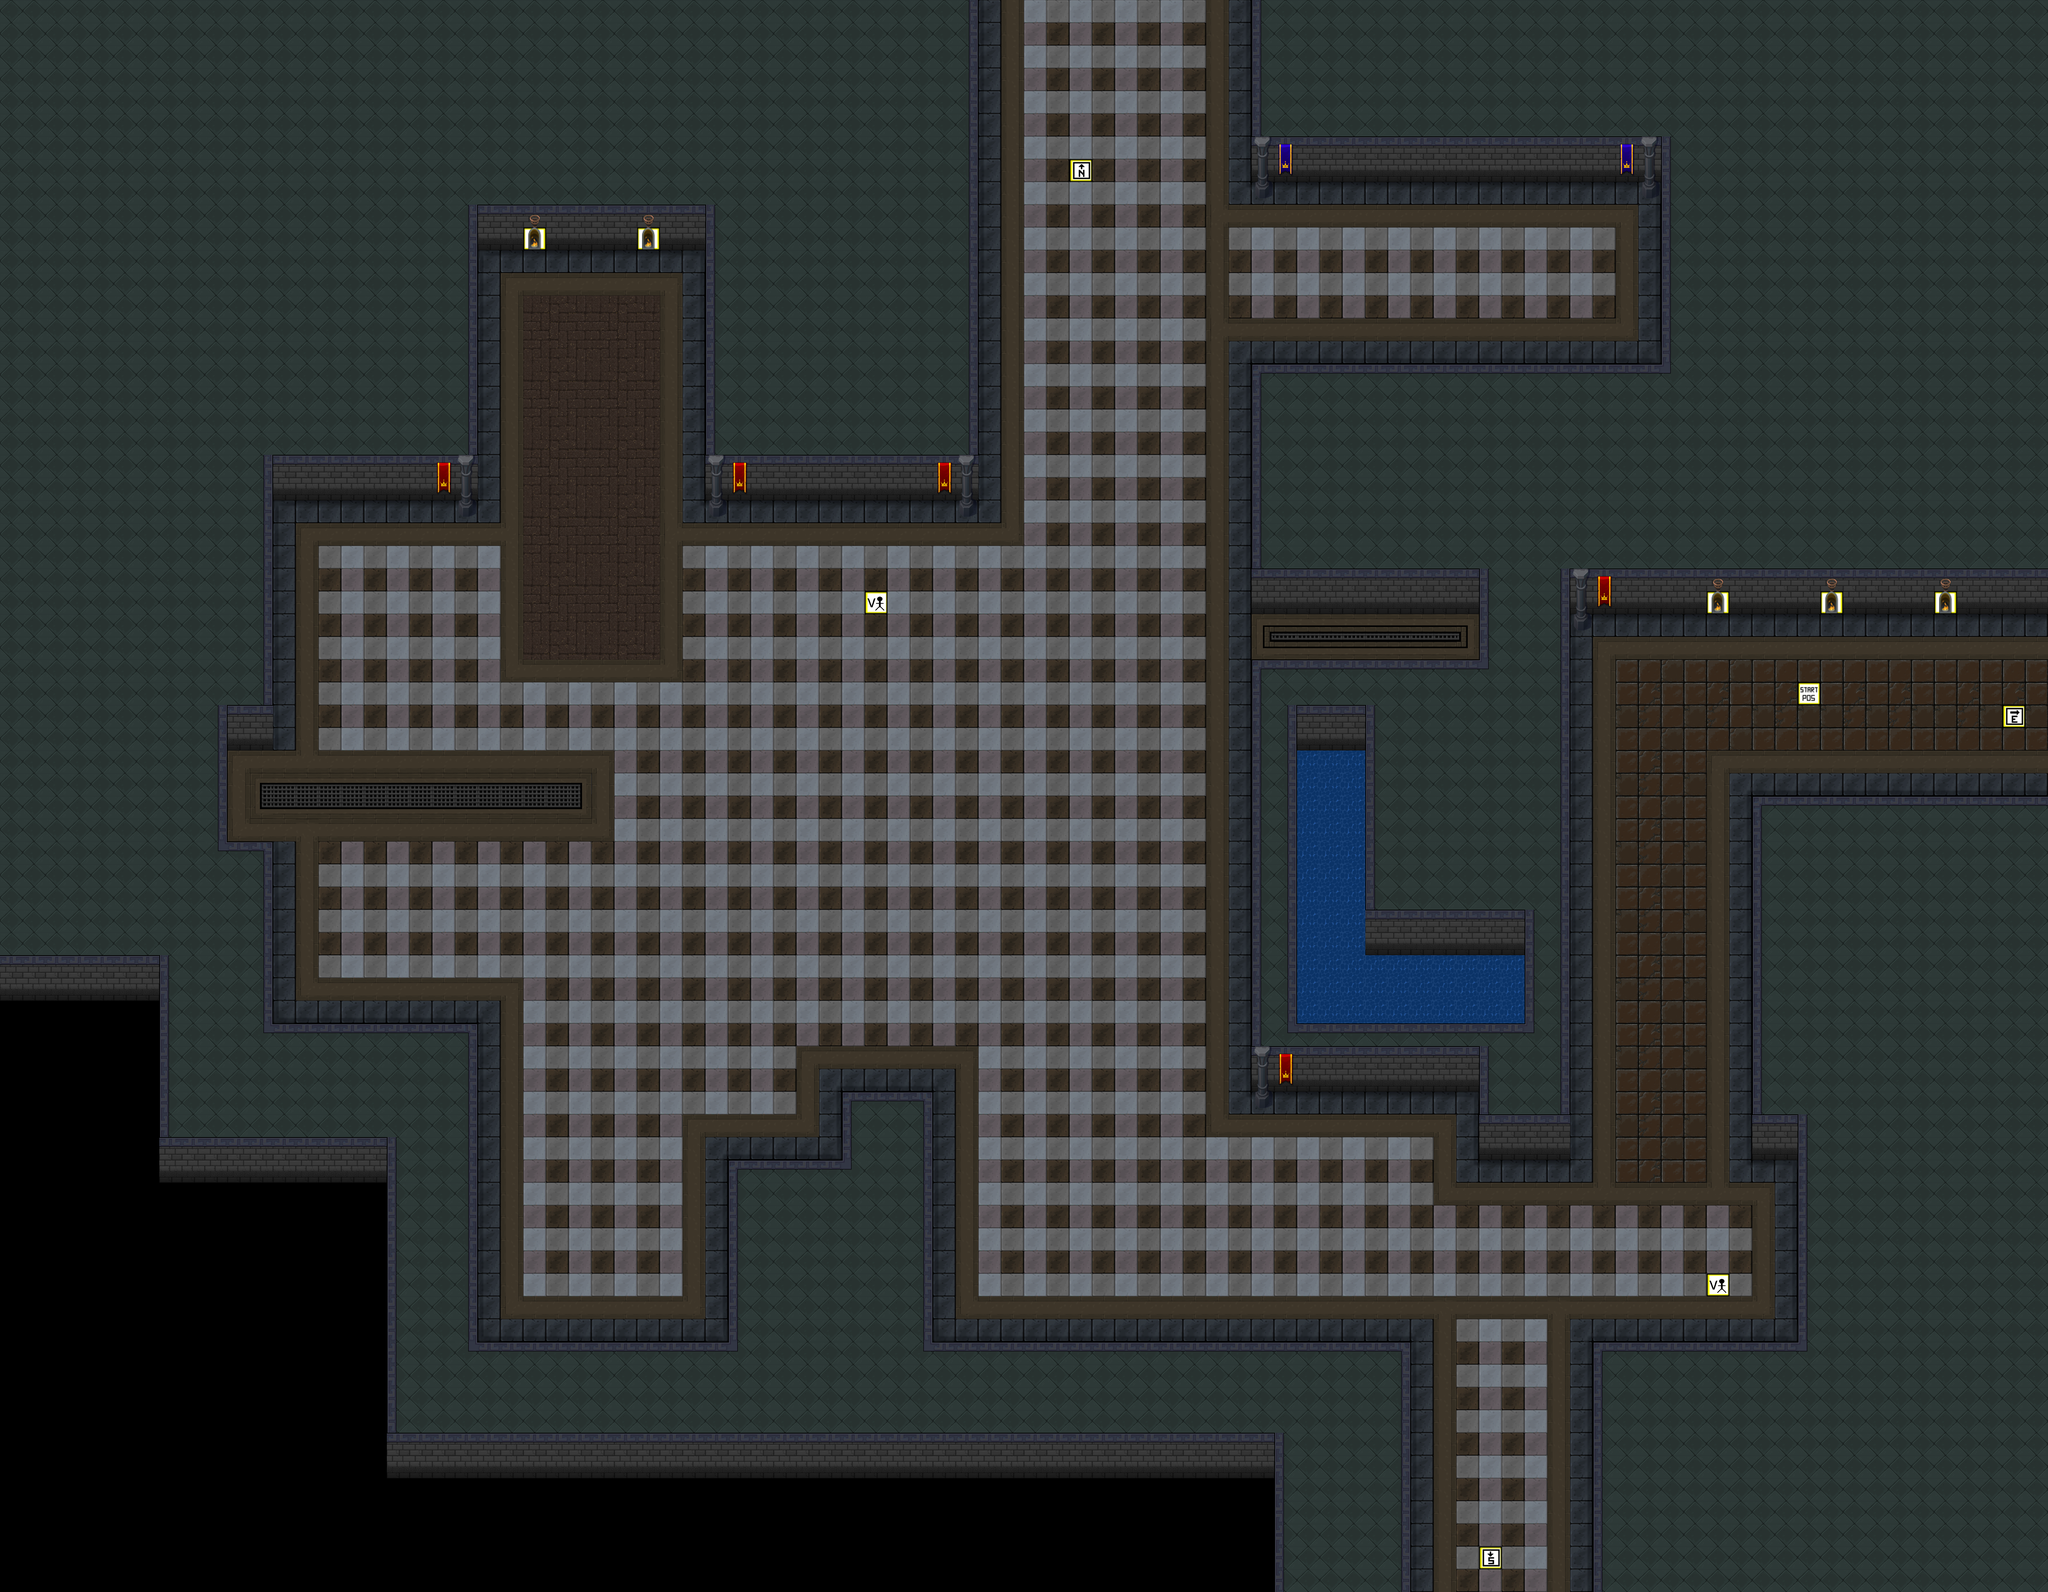

Rendered tile map (Tiled .tmx) drawn with the repository's tilesets; below, a short description and the map source with its tile grids summarised:
An orthogonal 90x70 tile map with 64x64 px tiles, 3 tile layers (game tiles, extra game tiles, marker tiles), 2 tilesets and 22 objects (20x Collision, Spike Block).

<map version="1.5" tiledversion="1.6.0" orientation="orthogonal" renderorder="left-up" compressionlevel="0" width="90" height="70" tilewidth="64" tileheight="64" infinite="0" nextlayerid="103" nextobjectid="606">
 <tileset firstgid="1" name="marker_tiles" tilewidth="64" tileheight="64" tilecount="100" columns="10">
  <image source="marker_tiles.png" width="640" height="640" />
 </tileset>
 <tileset firstgid="101" name="tileset2" tilewidth="64" tileheight="64" tilecount="616" columns="22">
  <image source="tileset2.png" width="1408" height="1792" />
 </tileset>
 <layer id="98" name="game tiles" width="90" height="70">
  <data>[6300 cells, 5743 non-empty, 67 distinct tile ids]</data>
 </layer>
 <layer id="99" name="extra game tiles" width="90" height="70">
  <data>[6300 cells, 45 non-empty, 9 distinct tile ids]</data>
 </layer>
 <layer id="100" name="marker tiles" width="90" height="70">
  <data>[6300 cells, 11 non-empty, 6 distinct tile ids]</data>
 </layer>
 <objectgroup color="#ffaa00" id="97" name="collision" visible="0">
  <object id="497" name="Wall" type="Collision" x="0" y="2880" width="1344" height="1600" />
  <object id="506" name="Wall" type="Collision" x="1344" y="3776" width="2624" height="704" />
  <object id="536" name="Wall" type="Collision" x="0" y="0" width="1344" height="1408" />
  <object id="572" name="Wall" type="Collision" x="0" y="1408" width="768" height="704" />
  <object id="574" name="Wall" type="Collision" x="2368" y="3072" width="256" height="704" />
  <object id="575" name="Wall" type="Collision" x="4672" y="0" width="1088" height="1728" />
  <object id="576" name="Wall" type="Collision" x="1984" y="0" width="768" height="1408" />
  <object id="577" name="Wall" type="Collision" x="1344" y="0" width="640" height="704" />
  <object id="588" name="Spike Block" gid="17" x="640" y="2368" width="64" height="64">
   <properties>
    <property name="xdirection" value="right" />
    <property name="xdistance" type="int" value="15" />
    <property name="xspeed" type="float" value="0" />
    <property name="ydirection" value="still" />
    <property name="ydistance" type="int" value="0" />
    <property name="yspeed" type="float" value="0" />
   </properties>
  </object>
  <object id="589" name="Wall" type="Collision" x="3520" y="1856" width="896" height="1216" />
  <object id="591" name="Wall" type="Collision" x="2048" y="3264" width="320" height="512" />
  <object id="594" name="Wall" type="Collision" x="4160" y="3072" width="256" height="192" />
  <object id="595" name="Wall" type="Collision" x="4928" y="2240" width="832" height="1024" />
  <object id="596" name="Wall" type="Collision" x="5056" y="3264" width="704" height="512" />
  <object id="597" name="Wall" type="Collision" x="0" y="2368" width="768" height="512" />
  <object id="598" name="Wall" type="Collision" x="0" y="2112" width="640" height="256" />
  <object id="599" name="Wall" type="Collision" x="4480" y="3776" width="1280" height="704" />
  <object id="600" name="Wall" type="Collision" x="4160" y="1024" width="512" height="704" />
  <object id="601" name="Wall" type="Collision" x="3520" y="0" width="1152" height="512" />
  <object id="602" name="Wall" type="Collision" x="3520" y="1024" width="640" height="576" />
  <object id="603" name="Wall" type="Collision" x="4160" y="1728" width="256" height="128" />
  <object id="604" gid="36" x="3520" y="1984" width="64" height="64">
   <properties>
    <property name="xdirection" value="left" />
    <property name="xdistance" type="int" value="8" />
    <property name="ydirection" value="still" />
    <property name="ydistance" type="int" value="0" />
   </properties>
  </object>
 </objectgroup>
</map>
